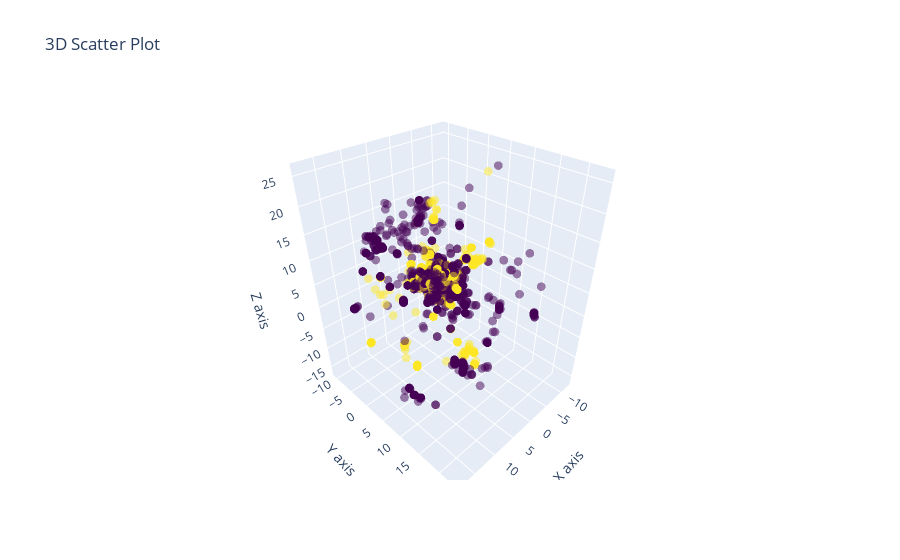

The notebook cell saved with this chart:
### Code cell
keep_nans = False
CAT = 'HEART'
if keep_nans:
    df = embedded_full_update_df.fillna('UNK')
else:
    df = embedded_full_update_df[~embedded_full_update_df[CAT].isna()]
df['color'] = LabelEncoder().fit_transform(df[CAT])

import plotly.graph_objects as go

# Create trace
trace = go.Scatter3d(
    x=df.UMAP1,
    y=df.UMAP2,
    z=df.UMAP3,
    mode='markers',
    marker=dict(
        size=3,
        color=df.color,        # set color to the color_var variable
        colorscale='Viridis',   # choose a colorscale
        opacity=0.5
    )
)

# Create layout
layout = go.Layout(
    title='3D Scatter Plot',
    scene=dict(
        xaxis=dict(title='X axis'),
        yaxis=dict(title='Y axis'),
        zaxis=dict(title='Z axis')
    )
)

# Combine trace and layout and create figure
fig = go.Figure(data=[trace], layout=layout)

# Configure legend
fig.update_layout(
    legend=dict(
        title='Legend Title',
        title_font=dict(size=18),
        font=dict(size=14),
        bgcolor='gray',
        bordercolor='black',
        borderwidth=1
    )
)

# Show plot
fig.show()

### Figure 1 — Plotly figure (JSON) as saved in the notebook; plotly's stock layout.template omitted (floating-point values rounded to 4 significant figures; data arrays with more than 128 entries replaced by an {"elided": "..."} marker saying what was removed)
{"data": [{"marker": {"color": {"elided": "2743 int values"}, "colorscale": [[0, "#440154"], [0.1111, "#482878"], [0.2222, "#3e4989"], [0.3333, "#31688e"], [0.4444, "#26828e"], [0.5556, "#1f9e89"], [0.6667, "#35b779"], [0.7778, "#6ece58"], [0.8889, "#b5de2b"], [1, "#fde725"]], "opacity": 0.5, "size": 3}, "mode": "markers", "type": "scatter3d", "x": {"elided": "2743 float values"}, "y": {"elided": "2743 float values"}, "z": {"elided": "2743 float values"}}], "layout": {"legend": {"bgcolor": "gray", "bordercolor": "black", "borderwidth": 1, "font": {"size": 14}, "title": {"font": {"size": 18}, "text": "Legend Title"}}, "scene": {"xaxis": {"title": {"text": "X axis"}}, "yaxis": {"title": {"text": "Y axis"}}, "zaxis": {"title": {"text": "Z axis"}}}, "title": {"text": "3D Scatter Plot"}}}
